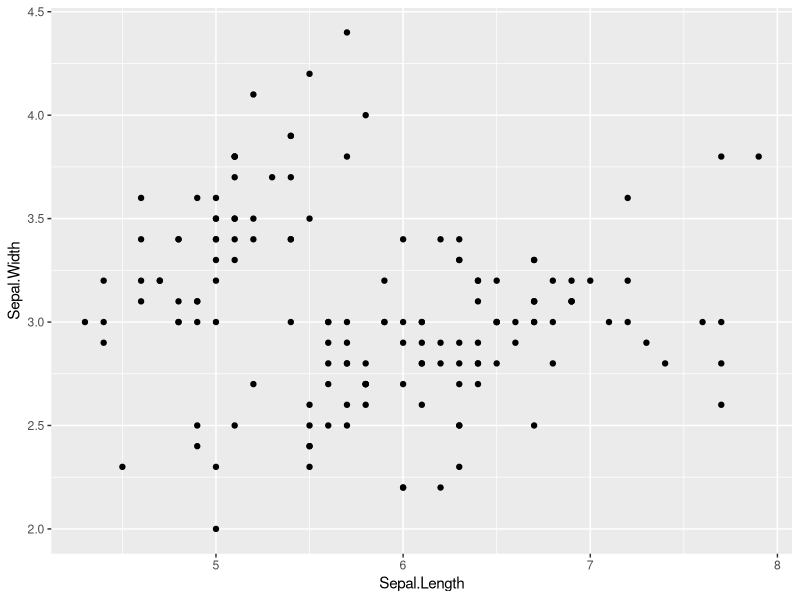
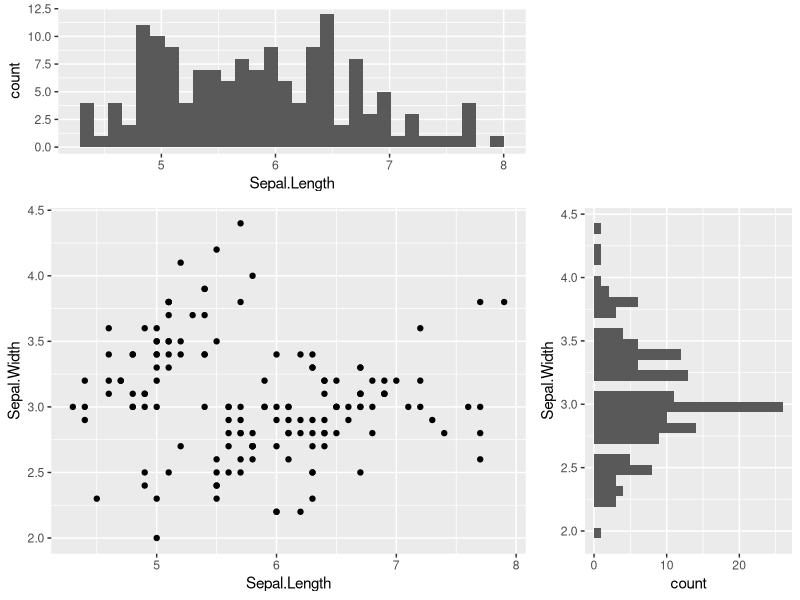
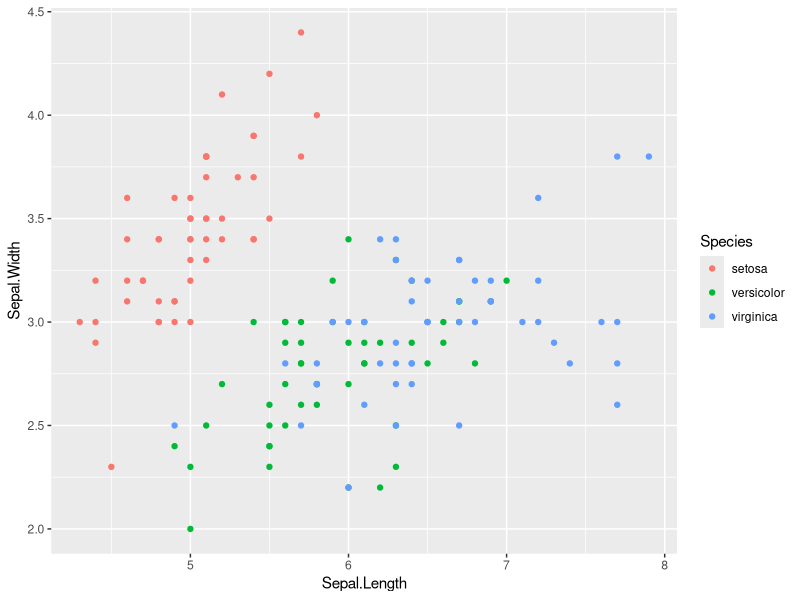
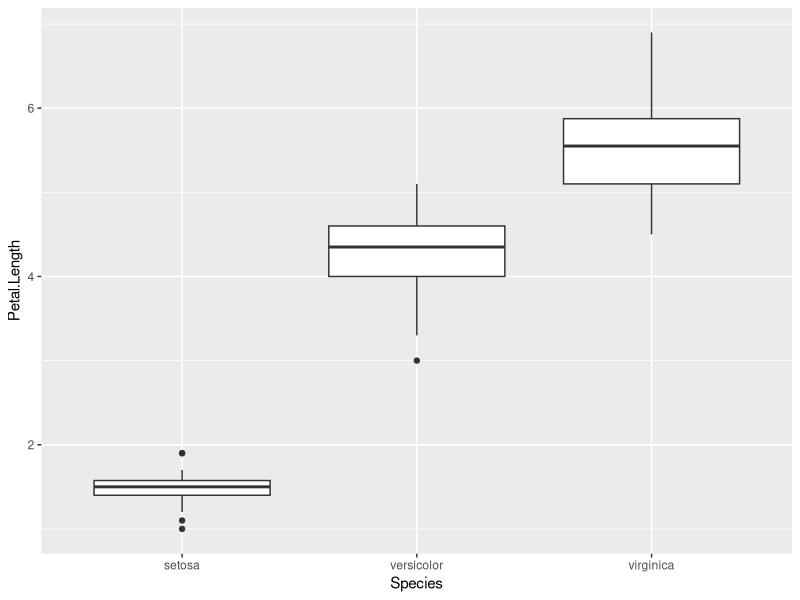
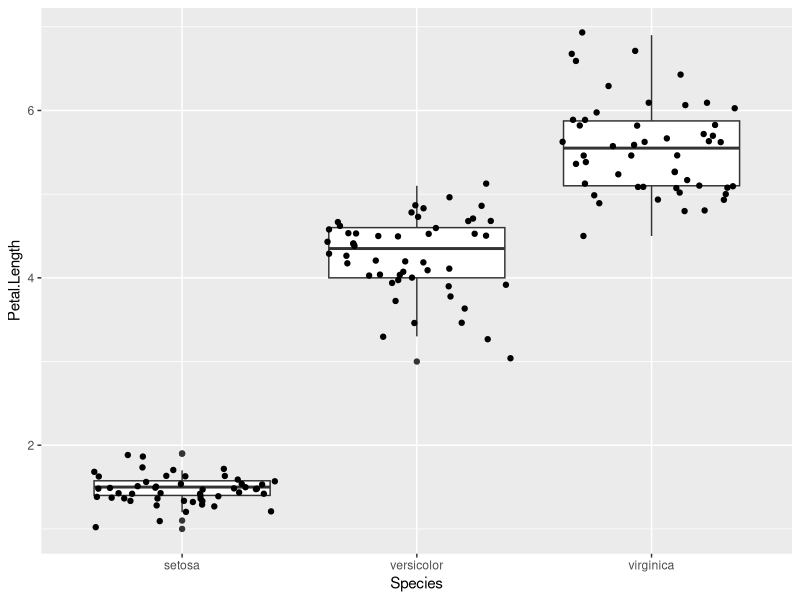
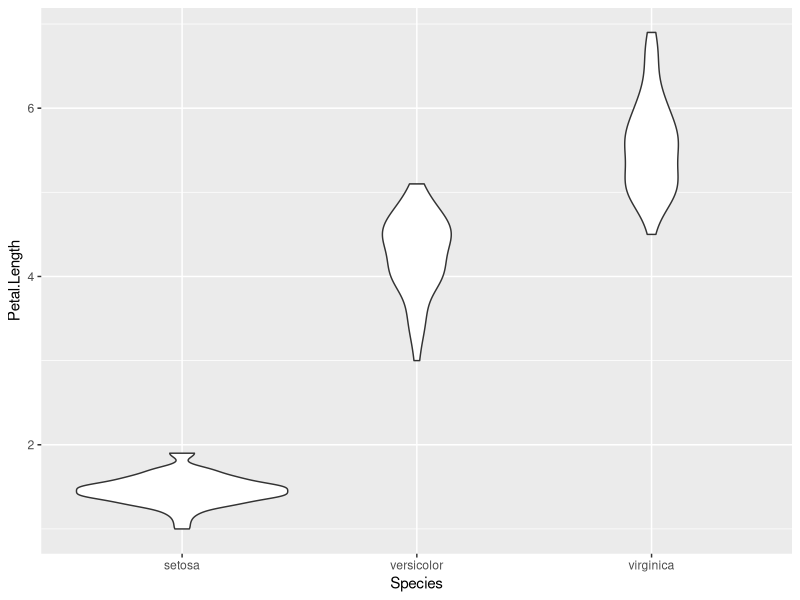
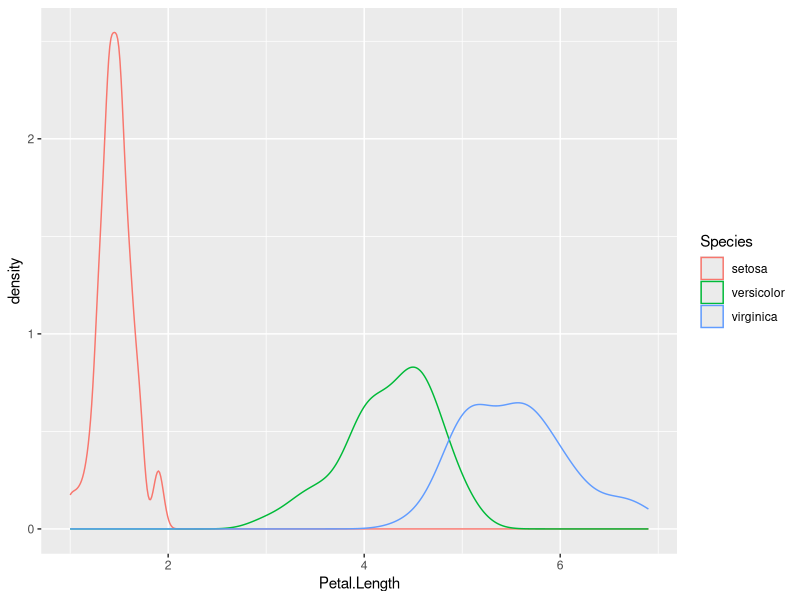
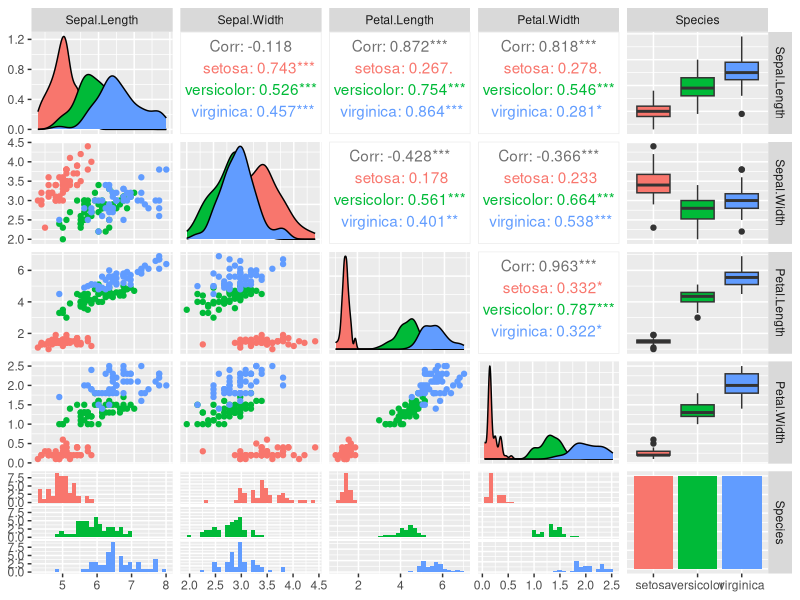

R code for these plots, in order:
## ---- chunk 1
knitr::opts_chunk$set(echo = TRUE, warning=FALSE, message=FALSE)
## ---- chunk 2
library(tidyr)
library(dplyr)
library(ggplot2)
library(grid)
library(GGally)

# Let's see what's in the iris data
head(iris)

# Let's see how many examples we have of each species
summary(iris$Species)

# Make scatter plot of Sepal.Length and Sepal.Width
p.scatter <- ggplot(iris) + geom_point(aes(x=Sepal.Length, y=Sepal.Width))
p.scatter
## ---- chunk 3
# Show bivariate scatter plot and univariate histogram
vplayout <- function(x, y) viewport(layout.pos.row = x, layout.pos.col = y)
p.hist.len <- ggplot(iris) + geom_histogram(aes(x=Sepal.Length))
p.hist.wid <- ggplot(iris) + geom_histogram(aes(x=Sepal.Width)) + coord_flip()
grid.newpage()
pushViewport(viewport(layout = grid.layout(3, 3)))
print(p.scatter, vp=viewport(layout.pos.row=2:3, layout.pos.col=1:2))
print(p.hist.len, vp=viewport(layout.pos.row=1, layout.pos.col=1:2))
print(p.hist.wid, vp=viewport(layout.pos.row=2:3, layout.pos.col=3))
## ---- chunk 4
# One piece of information missing in the plots above is what species each plant is
p.scatter <- ggplot(iris) + geom_point(aes(x=Sepal.Length, y=Sepal.Width, color=Species))
p.scatter
## ---- chunk 5
# Boxplot to explore numeric variable
p.box <- ggplot(iris) + geom_boxplot(aes(x=Species, y=Petal.Length))
p.box

# One way we can extend this plot is adding a layer of individual points on top of it
p.box.jitter <- p.box + geom_jitter(aes(x=Species, y=Petal.Length))
p.box.jitter
## ---- chunk 6
# A violin plot combines the benefits of the previous two plots and simplifies them
# Denser regions of the data are fatter, and sparser thiner in a violin plot
p.violin <- ggplot(iris) + geom_violin(aes(x=Species, y=Petal.Length))
p.violin
## ---- chunk 7
# A final plot useful for looking at univariate relations is the kdeplot,
p.density <- ggplot(iris) + geom_density(aes(x=Petal.Length, colour=Species)) 
p.density
## ---- chunk 8
# Another useful seaborn plot is the pairplot, which shows the bivariate relation
# between each pair of features
# 
# From the pairplot, we'll see that the Iris-setosa species is separataed from the other
# two across all feature combinations

ggpairs(iris, aes(colour=Species), alpha=0.4) # R could be better!!
## ---- chunk 9
# Now that we've covered seaborn, let's go back to some of the ones we can make with Pandas
# We can quickly make a boxplot with Pandas on each feature split out by species
p.box.facet <- ggplot(iris %>% gather(feature_name, feature_value, one_of(c("Sepal.Length", "Sepal.Width", "Petal.Length", "Petal.Width")))) + geom_boxplot(aes(x=Species, y=feature_value)) + facet_wrap(~feature_name)
p.box.facet
## ---- chunk 10
# Parallel coordinate graph & Andrews Curve
# 修改自：http://cos.name/2009/03/parallel-coordinates-and-andrews-curve/
# 轮廓图的思想非常简单、直观，它是在横坐标上取n个点，依次表示各个指标(即变量)；横坐标上则对应各个指标的值(或者经过标准化变换后的值)，然后将每一组数据对应的点依次连接即可
# 调和曲线图的思想和傅立叶变换十分相似：
# 根据三角变换方法将 n 维空间的点映射到二维平面上的曲线上，其中x取值范围为[-pi,pi]。

# Another multivariate visualization technique pandas has is parallel_coordinates
# Parallel coordinates plots each feature on a separate column & then draws lines
# connecting the features for each data sample

p.paral <- ggplot(cbind(iris %>% gather(feature_name, feature_value, one_of(c("Sepal.Length", "Sepal.Width", "Petal.Length", "Petal.Width"))), id=1:nrow(iris))) + geom_line(aes(x=feature_name, y=feature_value, group=id, colour=Species))
p.paral
## ---- chunk 11
# One cool more sophisticated technique pandas has available is called Andrews Curves
# Andrews Curves involve using attributes of samples as coefficients for Fourier series
# and then plotting these
andrews_curve <- function(data, x_col, y_col, step=pi/30){
  x = as.matrix(data[, x_col])
  t = seq(-pi, pi, pi/30)
  m = nrow(x)
  n = ncol(x)
  f = matrix(0, m, length(t))
  for(i in 1:m) {
    f[i,] = x[i,1]/sqrt(2)
    for(j in 2:n) {
      if (j%%2 == 0)
        f[i, ] = f[i, ] + x[i, j] * sin(j/2 * t)
      else f[i, ] = f[i, ] + x[i, j] * cos(j%/%2 * t)
    }
  }
  colnames(f) <- t
  label <- data[, y_col]
  id <- c(1:nrow(f))
  res <- cbind(as.data.frame(f), label, id)  %>%
    gather(x, y, -label, -id, convert = TRUE)
}

iris.andrew <- andrews_curve(iris, x_col=c("Sepal.Length", "Sepal.Width", "Petal.Length", "Petal.Width"), y_col="Species")
p.andrew <- ggplot(iris.andrew) + geom_line(aes(x, y, group=id, color=label))
p.andrew
## ---- chunk 12
# A final multivariate visualization technique pandas has is radviz
# Which puts each feature as a point on a 2D plane, and then simulates
# having each sample attached to those points through a spring weighted
# by the relative value for that feature

# 暂时没能力实现

